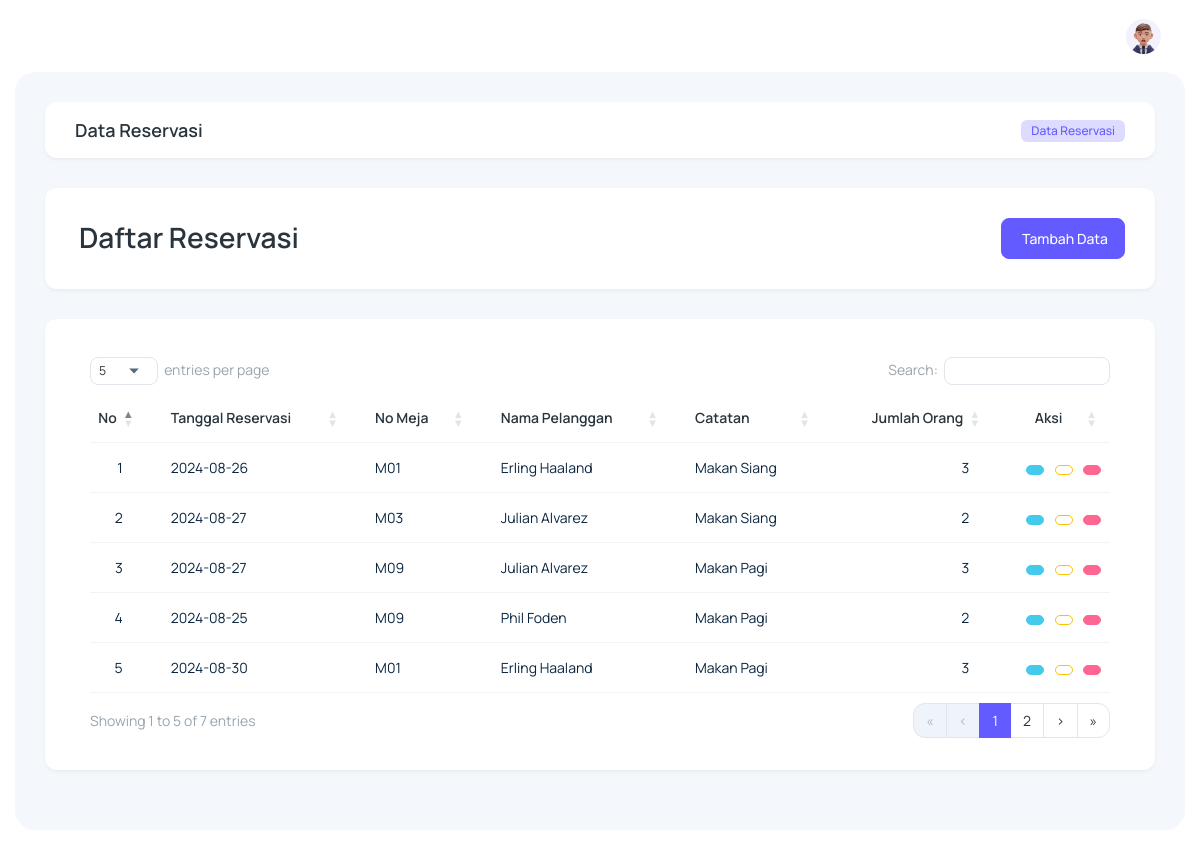
/?page=reservasiData (signed in), run on the app's committed database.
### tables this page shows
CREATE TABLE `reservasi` (
  `id_reservasi` int(11) NOT NULL,
  `tanggal_reservasi` date NOT NULL,
  `waktu_mulai` time NOT NULL,
  `waktu_selesai` time NOT NULL,
  `meja_id` int(11) NOT NULL,
  `pelanggan_id` int(11) NOT NULL,
  `catatan` varchar(50) DEFAULT NULL,
  `jumlah_orang` int(11) NOT NULL
);

CREATE TABLE `meja` (
  `id_meja` int(11) NOT NULL,
  `no_meja` varchar(10) NOT NULL,
  `kapasitas` int(11) NOT NULL,
  `posisi` enum('Outdoor','Indoor') NOT NULL
);

CREATE TABLE `pelanggan` (
  `id_pelanggan` int(11) NOT NULL,
  `nama_pelanggan` varchar(30) NOT NULL,
  `alamat` varchar(30) NOT NULL,
  `no_telepon` varchar(15) NOT NULL
);

### pages/reservasi/reservasiRead.php (the view, shortened to what this page needs)
<div class="body-wrapper">
    <div class="container-fluid">
        <div class="card card-body py-3">
            <div class="row align-items-center">
                <div class="col-12">
                    <div class="d-sm-flex align-items-center justify-space-between">
                        <h4 class="mb-4 mb-sm-0 card-title">Data Reservasi</h4>
                        <nav aria-label="breadcrumb" class="ms-auto">
                            <ol class="breadcrumb">
                                <li class="breadcrumb-item my-auto" aria-current="page">
                                    <span class="badge fw-medium fs-2 bg-primary-subtle text-primary"> Data Reservasi </span>
                                </li>
                            </ol>
                        </nav>
                    </div>
                </div>
            </div>
        </div>
        <div class="widget-content searchable-container list">
            <div class="card card-body">
                <div class="row">
                    <div class="col-md-6">
                        <h3 class="mb-0 d-inline-flex justify-content-center align-items-center">
                            <span class="align-middle">Daftar Reservasi</span>
                        </h3>
                    </div>
                    <div class="col-md-6 text-end d-flex justify-content-md-end justify-content-center mt-3 mt-md-0">
                        <a href="?page=reservasiCreate" id="btn-add-data" class="btn btn-primary d-inline-flex justify-content-center align-items-center">
                            <iconify-icon icon="fluent:add-24-filled" class="text-white me-1 fs-5 d-inline-flex align-items-center"></iconify-icon> Tambah Data
                        </a>
                    </div>
                </div>
            </div>
            <div class="card card-body">
                <div class="table-responsive">
                    <table id="dataTables" class="table search-table align-middle text-nowrap">
                        <thead class="header-item">
                            <th>No</th>
                            <th>Tanggal Reservasi</th>
                            <th>No Meja</th>
                            <th>Nama Pelanggan</th>
                            <th>Catatan</th>
                            <th>Jumlah Orang</th>
                            <th class="text-center">Aksi</th>
                        </thead>
                        <tbody>
                            <?php
                                include('./config/connection.php');
                                $queryReservasi = "SELECT
                                                reservasi.id_reservasi,
                                                reservasi.tanggal_reservasi,
                                                meja.no_meja,
                                                pelanggan.nama_pelanggan,
                                                reservasi.catatan,
                                                reservasi.jumlah_orang
                                            FROM
                                                reservasi
                                            JOIN
                                                meja ON reservasi.meja_id = meja.id_meja
                                            JOIN
                                                pelanggan ON reservasi.pelanggan_id = pelanggan.id_pelanggan;";
                                $dataReservasi = mysqli_query($connection, $queryReservasi);
                                $no = 1;
                                foreach ($dataReservasi as $row) {
                            ?>
                            <tr class="search-items">
                                <td class="text-dark">
                                    <?= $no++; ?>
                                </td>
                                <td class="text-dark">
                                    <?= $row['tanggal_reservasi']; ?>
                                </td>
                                <td class="text-dark">
                                    <?= $row['no_meja']; ?>
                                </td>
                                <td class="text-dark">
                                    <?= $row['nama_pelanggan']; ?>
                                </td>
                                <td class="text-dark">
                                    <?= $row['catatan']; ?>
                                </td>
                                <td class="text-dark">
                                    <?= $row['jumlah_orang']; ?>
                                </td>
                                <td class="text-center">
                                    <div class="action-btn">
                                        <a href="?page=reservasiDetail&id_reservasi=<?= $row['id_reservasi']; ?>" class="d-inline-flex btn btn-sm btn-info edit" data-bs-toggle="tooltip" data-bs-placement="top" title="Detail">
                                        </a>
                                        <a href="?page=reservasiUpdate&id_reservasi=<?= $row['id_reservasi']; ?>" class="d-inline-flex btn btn-sm btn-outline-warning edit mx-2" data-bs-toggle="tooltip" data-bs-placement="top" title="Edit">
                                        </a>
                                        <a href="#" id="deleteButtonPelanggan" onclick="confirmDelete('<?= $row['id_reservasi']; ?>', 'reservasi')"  class="d-inline-flex btn btn-sm btn-danger delete" data-bs-toggle="tooltip" data-bs-placement="top" title="Hapus">
                                        </a>
                                    </div>
                                </td>
                            </tr>
                            <?php } ?>
                        </tbody>
                    </table>
                </div>
            </div>
        </div>
    </div>
</div>

### layouts/mainWrapper.php (style rules this page uses)
html { display: none; }

### data on the page
reservasi: tanggal_reservasi "2024-08-26", meja.no_meja "M01", pelanggan.nama_pelanggan "Erling Haaland", catatan "Makan Siang", jumlah_orang "3"
reservasi: tanggal_reservasi "2024-08-27", meja.no_meja "M03", pelanggan.nama_pelanggan "Julian Alvarez", catatan "Makan Siang", jumlah_orang "2"
reservasi: tanggal_reservasi "2024-08-27", meja.no_meja "M09", pelanggan.nama_pelanggan "Julian Alvarez", catatan "Makan Pagi", jumlah_orang "3"
reservasi: tanggal_reservasi "2024-08-25", meja.no_meja "M09", pelanggan.nama_pelanggan "Phil Foden", catatan "Makan Pagi", jumlah_orang "2"
reservasi: tanggal_reservasi "2024-08-30", meja.no_meja "M01", pelanggan.nama_pelanggan "Erling Haaland", catatan "Makan Pagi", jumlah_orang "3"
